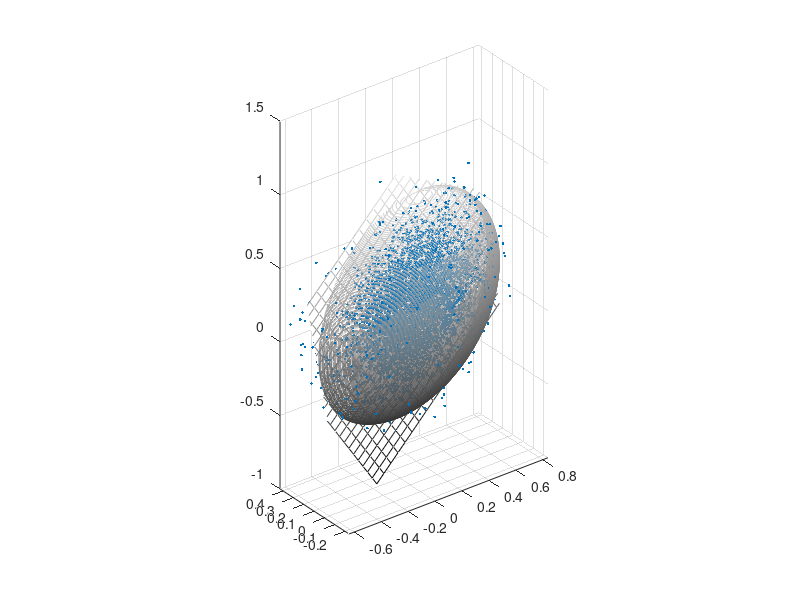
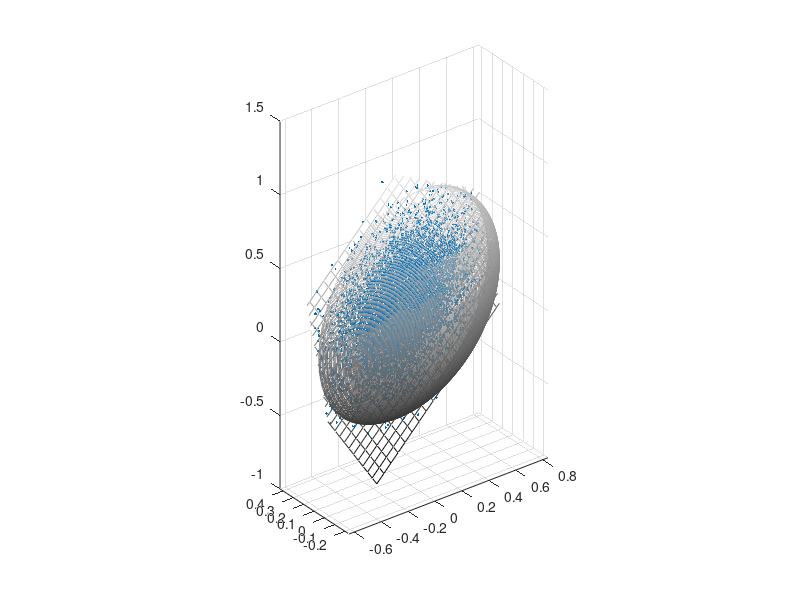

The MATLAB script that drew these images, in order:
% this script illustrates PCA dimension reduction in a tri-variate case
% see "Risk and Asset Allocation"-Springer (2005), by A. Meucci

clc; close all; clear;

Mu=[0.1 0.2 0.1];
Sig=[.25 .15 .2];
rho_12=.3;  rho_13=.3;  rho_23=.3;   

NumSimulations=10000;
%%%%%%%%%%%%%%%%%%%%%%%%%%%%%%%%%%%%%%%%%%%%%%%%%%%%%%%%%%%%%%%%%%%%%%%%%%%%%%%%%%%%%%%%%%%%%%%%%%%%%%%%%%%%%%%%%%%%%%%%%%%%%%%%%%%%%%
Sigma=diag(Sig)*[1 rho_12 rho_13;  rho_12 1 rho_23;  rho_13 rho_23 1]*diag(Sig);

% compute sample: the market X is the first entry, and the two factors F1 and F2 are the last two entries
Y=mvnrnd(Mu,Sigma,NumSimulations);
Simul_X=Y;%exp(Y);

% compute recovered variables
Expected_Value=mean(Simul_X)';
Covariance=cov(Simul_X);
[EigenVectors,EigenValues] = pcacov(Covariance);
E_k=EigenVectors(:,1:2);
Recovered_X=[];
for t=1:NumSimulations
    X=Simul_X(t,:)';
    X_p=Expected_Value+E_k*E_k'*(X-Expected_Value);
   
    Recovered_X=[Recovered_X
        X_p' ];
end

%%%%%%%%%%%%%%%%%%%%%%%%%%%%%%%%%%%%%%%%%%%%%%%%%%%%%%%%%%%%%%%%%%%%%%%%%%%%%%%%%%%%%%%%%%%%%%%%%%%%%%%%%%%%%%%%%%%%%%%%%%%%
% plots
%%%%%%%%%%%%%%%%%%%%%%%%%%%%%%%%%%%%%%%%%%%%%%%%%%%%%%%%%%%%%%%%%%%%%%%%%%%%%%%%%%%%%%%%%%%%%%%%%%%%%%%%%%%%%%%%%%%%%%%%%%%%

% compute ellipsoid
Scale=3;
Theta = [pi/2 : pi/50 : pi];
Phi = [0 : pi/80 : 2*pi];
Ellipsoid_x=zeros(length(Theta),length(Phi)); 
Ellipsoid_y=Ellipsoid_x; 
Ellipsoid_z=Ellipsoid_x;
for i=1:length(Theta)
    for j=1:length(Phi)
        
        y=[sin(Theta(i))*cos(Phi(j)); sin(Theta(i))*sin(Phi(j)); cos(Theta(i))];
        Ellipsoid = Expected_Value + Scale*EigenVectors*diag(sqrt(EigenValues))*y;
        
        Ellipsoid_x(i,j)= Ellipsoid(1);
        Ellipsoid_y(i,j)= Ellipsoid(2);
        Ellipsoid_z(i,j)= Ellipsoid(3);
        
    end
end

% compute plane of first two principal axes
Range=[-Scale*1.1 :Scale/10: Scale*1.1];
PrincipalPlane_X=zeros(length(Range),length(Range)); 
PrincipalPlane_Y=PrincipalPlane_X; 
PrincipalPlane_Z=PrincipalPlane_X;
for i=1:length(Range)
    for j=1:length(Range)
        VectorInPlane = Expected_Value + sqrt(EigenValues(1))*EigenVectors(:,1)*Range(i)...
                        + sqrt(EigenValues(2))*EigenVectors(:,2)*Range(j) ...
                    - sqrt(EigenValues(3))*EigenVectors(:,3)*.02; % cheat for cosmetics
        PrincipalPlane_X(i,j) = VectorInPlane(1);
        PrincipalPlane_Y(i,j) = VectorInPlane(2);
        PrincipalPlane_Z(i,j) = VectorInPlane(3);    
        
    end
end

% plot original sample
figure
h=plot3(Simul_X(:,1),Simul_X(:,2),Simul_X(:,3),'.');
% plot the principal plane
hold on
h=mesh(PrincipalPlane_X,PrincipalPlane_Y,PrincipalPlane_Z);
% plot the ellipsoid
hold on
h=contour3(Ellipsoid_x,Ellipsoid_y,Ellipsoid_z,200);
colormap('gray')
axis equal
grid on

% plot recovered variables
figure
h=plot3(Recovered_X(:,1),Recovered_X(:,2),Recovered_X(:,3),'.');
% plot the principal plane
hold on
h=mesh(PrincipalPlane_X,PrincipalPlane_Y,PrincipalPlane_Z);
% plot the ellipsoid
hold on
h=contour3(Ellipsoid_x,Ellipsoid_y,Ellipsoid_z,200);
colormap('gray')
axis equal
grid on